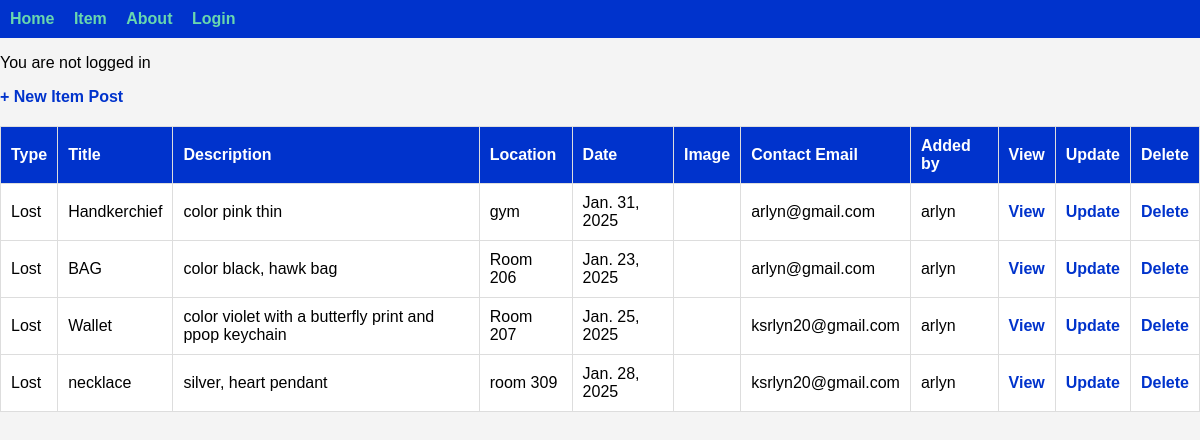
The page /item/ on the database its author committed.
### app/models.py (models this page shows, shortened)
class Item(models.Model):
    ITEM_TYPES = [
        ('Lost', 'Lost'),
        ('Found', 'Found')
    ]
    type = models.CharField(max_length=10, choices=ITEM_TYPES)
    title = models.CharField(max_length=100)
    description = models.TextField()
    location = models.CharField(max_length=255)
    date = models.DateField()
    image = models.ImageField(upload_to='item_images/', blank=True, null=True)
    contact_email = models.EmailField()
    user = models.ForeignKey(settings.AUTH_USER_MODEL, on_delete=models.CASCADE)

### app/views.py (the view)
# urls.py: path('item/', ItemListView.as_view(), name='item'),
class ItemListView(ListView):
    model = Item
    context_object_name = 'item'
    template_name = 'app/item_list.html'

### app/templates/app/item_list.html
{% extends 'app/base.html' %}
{% load static %}
{% block content %}
 <a href="{% url 'item_create' %}">+ New Item Post</a>
    <table>
    <thead>
    <tr>
        <th>Type</th>
        <th>Title</th>
        <th>Description</th>
        <th>Location</th>
        <th>Date</th>
        <th>Image</th>
        <th>Contact Email</th>
        <th>Added by</th>
        <th>View</th>
        <th>Update</th>
        <th>Delete</th>
    </tr>
    </thead>
    <tbody>
    {% for item in item %}
    <tr>
        <td>{{ item.type }}</td>
        <td>{{ item.title }}</td>
        <td>{{ item.description }}</td>
        <td>{{ item.location }}</td>
        <td>{{ item.date }}</td>
        <td>{{ item.image }}</td>
        <td>{{ item.contact_email }}</td>
        <td>{{ item.user }}</td>
       <td><a href="{% url 'item_detail' item.pk %}">View</a></td>
        <td><a href="{% url 'item_update' item.pk %}">Update</a></td>
        <td><a href="{% url 'item_delete' item.pk %}">Delete</a></td>
    </tr>
    {% endfor %}
    </tbody>
    </table>
{% endblock content %}

### app/templates/app/base.html (shortened to what this page needs)
{% load static %}
<!DOCTYPE html>
<html lang>
<head>
    <link rel="stylesheet" href="{% static 'css/base.css' %}">
</head>
<body>
   {% include 'app/navbar.html' %}
   {% if user.is_authenticated %}
   <p>Hi {{ user.username }}</p>
   <form method="post" action="{% url 'logout' %}">
        {% csrf_token %}
   <button type="submit">Log out</button>
   </form>
   {% else %}
   <p>You are not logged in</p>
   {% endif %}
        {% block content %}
        {% endblock content %}
</body>
</html>

### app/templates/app/navbar.html
<div class="topnav">
<header>
        <a href="{% url 'home' %}">Home</a>
        <a href="{% url 'item' %}">Item</a>
        <a href="{% url 'about' %}">About</a>
        <a href="{% url 'login' %}">Login</a>
    </header>
 </div>

### static/css/base.css (style rules this page uses)
body { font-family: Arial, sans-serif; background-color: #f4f4f4; margin: 0; padding: 0; }
.topnav { background-color: #0033cc; padding: 10px; display: flex; align-items: center; }
.topnav a { color: #69d7ae; text-decoration: none; margin-right: 15px; font-weight: bold; }
table { width: 100%; border-collapse: collapse; margin-top: 20px; background: white; }
table, th, td { border: 1px solid #ddd; }
th, td { padding: 10px; text-align: left; }
th { background-color: #0033cc; color: white; }
a { color: #0033cc; text-decoration: none; font-weight: bold; }

### rows shown on the page
Item: type "Lost", title "Handkerchief", description "color pink thin", location "gym", date "Jan. 31, 2025", contact_email "arlyn@gmail.com", user "arlyn"
Item: type "Lost", title "BAG", description "color black, hawk bag", location "Room 206", date "Jan. 23, 2025", contact_email "arlyn@gmail.com", user "arlyn"
Item: type "Lost", title "Wallet", description "color violet with a butterfly print and ppop keychain", location "Room 207", date "Jan. 25, 2025", contact_email "ksrlyn20@gmail.com", user "arlyn"
Item: type "Lost", title "necklace", description "silver, heart pendant", location "room 309", date "Jan. 28, 2025", contact_email "ksrlyn20@gmail.com", user "arlyn"
